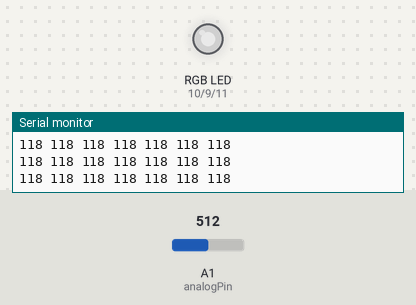
Bench run of a sketch on a simulated Arduino Uno, built with avr-gcc and run on an emulated ATmega328P. On the bench: an RGB LED mixed from three pins (HIGH = lit), the last lines printed to the serial monitor. The test bench sets the inputs (shaded band); at power-on: A1 (analogPin) = 512. Dim RGB values are drawn brighter than linear; pins used as bus, display or sensor lines are not drawn.

Above: at 1.2 s.
1.3 s: A1 (analogPin) set to 306
At 1.9 s:
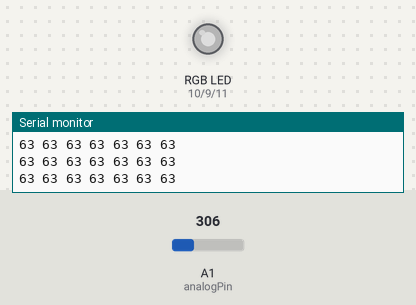
2.8 s: A1 (analogPin) set to 716
At 3.3 s:
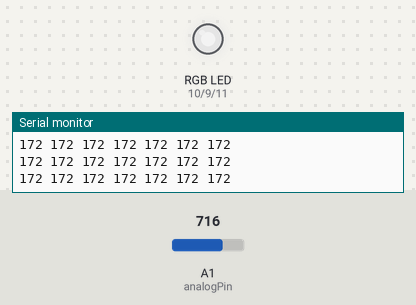
4.3 s: A1 (analogPin) set to 900
At 5.5 s:
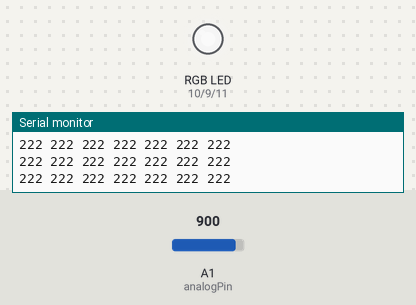
Timing chart, 0 to 7.3 s (numbered marks = the images above; inputs shaded):
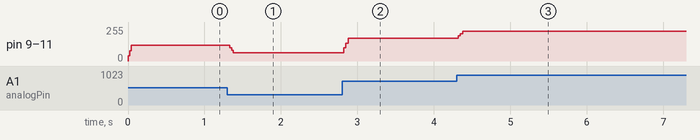

Measured:
- after the input at 1.3 s, pin 9 (ledPinG), pin 10 (ledPinR), pin 11 (ledPinB): 118/255 → 63/255 at once
- after the input at 2.8 s, pin 9 (ledPinG), pin 10 (ledPinR), pin 11 (ledPinB): 63/255 → 172/255 at once
- after the input at 4.3 s, pin 9 (ledPinG), pin 10 (ledPinR), pin 11 (ledPinB): 172/255 → 222/255 at once

The sketch:

partylights.ino
```cpp
/* Kendrick Lau
 */

#include<math.h>

int analogPin = 1; // MSGEQ7 OUT
int strobePin = 2; // MSGEQ7 STROBE
int resetPin = 3; // MSGEQ7 RESET
int prevSpectrumValue[7];
int glideValue[7];
int spectrumValue[7];

int prevArray1[7];
int prevArray2[7];
int prevArray3[7];
// MSGEQ7 OUT pin produces values around 50-80
// when there is no input, so use this value to
// filter out a lot of the chaff.
int filterValue = 70;

// LED pins connected to the PWM pins on the Arduino

int ledPinR = 10;
int ledPinG = 9;
int ledPinB = 11;

String space = " ";


void setup()
{
  Serial.begin(9600);
  // Read from MSGEQ7 OUT
  pinMode(analogPin, INPUT);
  // Write to MSGEQ7 STROBE and RESET
  pinMode(strobePin, OUTPUT);
  pinMode(resetPin, OUTPUT);

  // Set analogPin's reference voltage
  analogReference(DEFAULT); // 5V

  // Set startup values for pins
  digitalWrite(resetPin, LOW);
  digitalWrite(strobePin, HIGH);
}

void loop()
{
  // Set reset pin low to enable strobe
  digitalWrite(resetPin, HIGH);
  digitalWrite(resetPin, LOW);

  // Get all 7 spectrum values from the MSGEQ7
  for (int i = 0; i < 7; i++)
  {
    digitalWrite(strobePin, LOW);
    delayMicroseconds(30); // Allow output to settle

    spectrumValue[i] = analogRead(analogPin);

    spectrumValue[i] = constrain(spectrumValue[i], filterValue, 1023);

    // Remap the value to a number between 0 and 255
    spectrumValue[i] = map(spectrumValue[i], filterValue, 1023, 0, 255);
    //filter out static noise
    if(spectrumValue[i] < 60){
      spectrumValue[i] = 10;
    }
    // Remove serial stuff after debugging
    Serial.print(spectrumValue[i]);
    Serial.print(" ");
    digitalWrite(strobePin, HIGH);
   }
   Serial.println();
   averageArray(spectrumValue);
   writeGlide(spectrumValue);
}

void averageArray(int (& myArray) [7])
{
  memcpy(prevArray1, prevArray2, sizeof(prevArray1));
  memcpy(prevArray2, prevArray3, sizeof(prevArray2));
  memcpy(prevArray3, myArray, sizeof(prevArray3));
  for (int i = 0; i < 7; i++)
  {
    myArray[i] = (prevArray1[i] + prevArray2[i] + prevArray3[i])/3;
  }
}

void writeGlide(int (& myArray) [7])
{
  memcpy(prevSpectrumValue, myArray, sizeof(prevSpectrumValue));

  for (int j = 0; j < 125; j++)
  {
    for (int i = 0; i < 7; i++)
    {
      glideValue[i] = (myArray[i] - prevSpectrumValue[i])/100;
      myArray[i] = myArray[i] + glideValue[i];
    }

    analogWrite(ledPinB, (myArray[1] + myArray[2])/2);
    analogWrite(ledPinR, (myArray[4] + myArray[3])/2);
    analogWrite(ledPinG, (myArray[6] + myArray[5])/2);
  }
}

//void writeGlide2(int (& myArray) [7])
//{
//  memcpy(prevSpectrumValue, myArray, sizeof(prevSpectrumValue));
//  for (int i = 0; i < 7; i++)
//  {
//    glideValue[i] = myArray[i] - prevSpectrumValue[i];
//  }
//  for (int j = 0; j < 100; j++)
//  {
//    for (int i = 0; i < 7; i++)
//    {
//      glideValue[i] = (myArray[i] - prevSpectrumValue[i])/100;
//      myArray[i] = myArray[i] + 1;
//    }
//    analogWrite(ledPinR, (myArray[1] + myArray[2])/2);
//    analogWrite(ledPinG, (myArray[4] + myArray[3])/2);
//    analogWrite(ledPinB, (myArray[6] + myArray[5])/2);
//  }
//}
```
